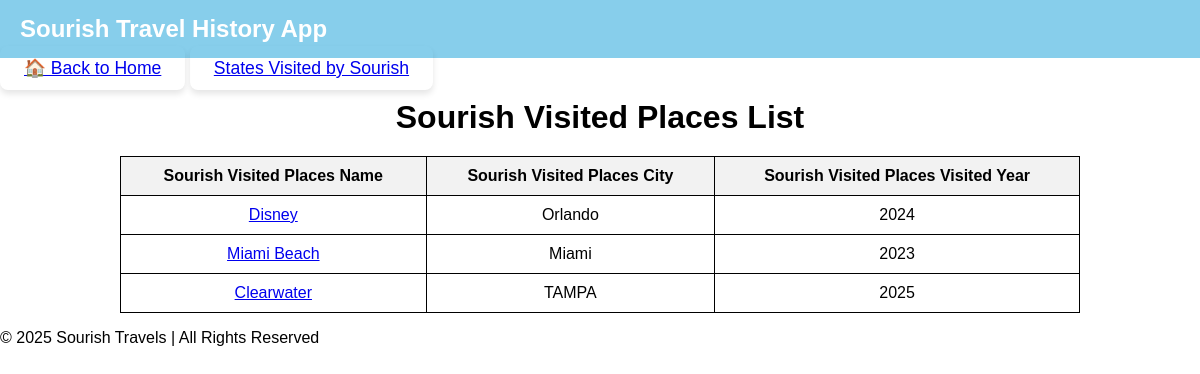
The app's page /sourishtravellist/, older data.
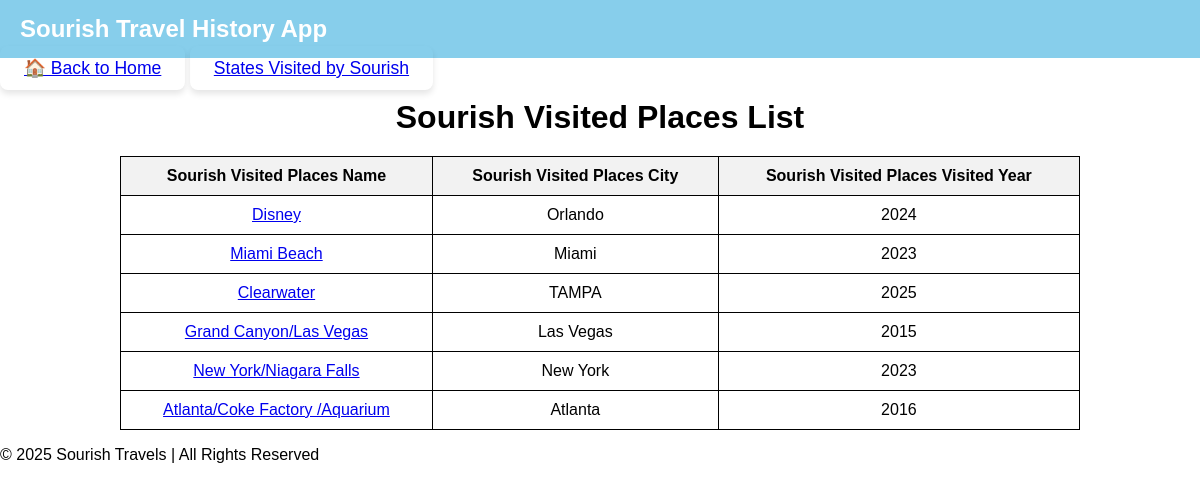
The same page, newer data.
### sourishtravellist/models.py (models this page shows)
class PlacesVisited(models.Model):
    place_name = models.CharField(max_length=255)
    place_city = models.CharField(max_length=255)
    place_zip = models.CharField(max_length=255)
    visited_year = models.IntegerField()
    visited_though = models.CharField(max_length=255)
    place_state = models.ForeignKey(Places, on_delete=models.CASCADE)
    record_create= models.DateTimeField(default=timezone.now)
    record_update= models.DateTimeField(default=timezone.now)

### sourishtravellist/views.py (the view)
# urls.py: path('',views.index,name='index'),
def index(request):
    places=PlacesVisited.objects.all()
    return render(request, 'placesVisited/travelListPlacesHome.html', {'places': places})

### sourishtravellist/templates/placesVisited/travelListPlacesHome.html (shortened to what this page needs)
{% extends 'base.html' %}
{% block content %}
<a href="{% url 'home' %}" class="btn btn-primary mt-3 custom-home-btn">🏠 Back to Home</a>
<a href="{% url 'states' %}" class="btn btn-primary mt-3 custom-home-btn1">States Visited by Sourish</a>
    <h1>Sourish Visited Places List</h1>
    <table align="center">
        <thead>
            <tr>
                <th>Sourish Visited Places Name</th>
                <th>Sourish Visited Places City</th>
                <th>Sourish Visited Places Visited Year</th>
            </tr>
        </thead>
        <tbody>
            {% for place in places %}
                <tr>
                    <td>
                    <a href="/sourishtravellist/{{place.id}}">
                    {{ place.place_name }}
                    </a>
                    </td>
                    <td>{{ place.place_city }}</td>
                    <td>{{ place.visited_year }}</td>
                </tr>
            {% empty %}
                <tr>
                    <td colspan="3">No places found.</td>
                </tr>
            {% endfor %}
        </tbody>
    </table>
{% endblock %}

Row changes from the older to the newer data that the page shows:
added PlacesVisited: place_name "Grand Canyon/Las Vegas", place_city "Las Vegas", visited_year "2015"
added PlacesVisited: place_name "New York/Niagara Falls", place_city "New York", visited_year "2023"
added PlacesVisited: place_name "Atlanta/Coke Factory /Aquarium", place_city "Atlanta", visited_year "2016"
